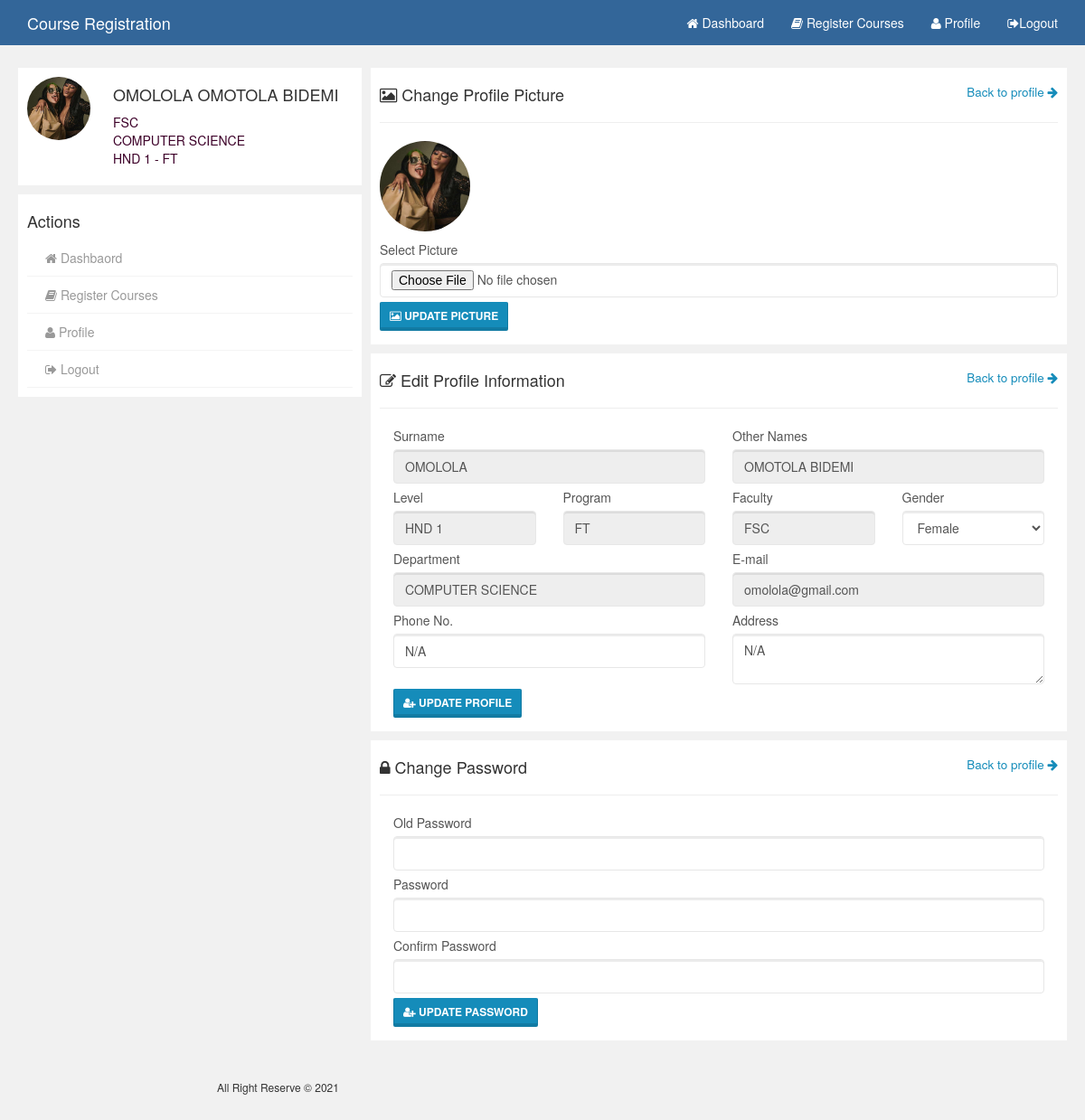
/edit_profile.php (signed in), run on the app's committed database.
### tables this page shows
CREATE TABLE IF NOT EXISTS `tblstudent` (
  `matricno` varchar(50) NOT NULL,
  `surname` varchar(100) NOT NULL,
  `othername` varchar(100) NOT NULL,
  `gender` varchar(10) NOT NULL,
  `level` varchar(50) NOT NULL,
  `faculty` varchar(50) NOT NULL,
  `department` varchar(50) NOT NULL,
  `program` varchar(50) NOT NULL,
  `email` varchar(50) NOT NULL,
  `password` varchar(255) NOT NULL,
  `phone` varchar(50) NOT NULL,
  `address` varchar(500) NOT NULL,
  `image` varchar(255) NOT NULL,
  `status` varchar(20) NOT NULL,
  PRIMARY KEY (`matricno`)
);

### edit_profile.php (the view, shortened to what this page needs)
<?php
    include_once('includes/config.php');
?>
<!DOCTYPE html>
<html>
<head>
    <link href="SpryAssets/SpryValidationTextField.css" rel="stylesheet" type="text/css">
    <link href="SpryAssets/SpryValidationPassword.css" rel="stylesheet" type="text/css">
    <link href="SpryAssets/SpryValidationConfirm.css" rel="stylesheet" type="text/css">
    <link href="SpryAssets/SpryValidationCheckbox.css" rel="stylesheet" type="text/css">
</head>
<body>
    <?php include_once('includes/nav.php') ?>
    <section class="container-wrap">
        <div class="container wrap">
            <div class="row">
                <div class="col-md-4 col">
                    <?php include_once('includes/leftside.php') ?>
                </div>
                <div class="col-md-8 col">
                    <div class="gist-status">
                        <h4><i class="fa fa-image"></i> Change Profile Picture<small><a href="profile.php"><span class="pull-right"><span class="pull-right">Back to profile <i class="fa fa-arrow-right"></i></span></a></small></h4>
                        <hr>
                        <form action="edit_profile.php" method="post" enctype="multipart/form-data">
                            <div class="form-body">
                                <div class="img-wrap">
                                    <?php if($_SESSION['picture'] != "default.png"): ?>
                                        <img class="img-circle status-image" src="images/profile_pic/<?php echo $_SESSION['picture']; ?>" width="100" height="100" style="margin-bottom: 5px;">
                                    <?php else: ?>
                                        <img class="img-circle status-image" src="images/pic/<?php echo $_SESSION['picture']; ?>" width="100" height="100" style="margin-bottom: 5px;">
                                    <?php endif; ?>
                                </div>
                            </div>
                            <div class="form-body">
                                <label>Select Picture</label>
                                <input type="file" name="student_pix" class="form-control">
                            </div>
                            <div class="form-body">
                                <button type="submit" class="btn btn-sm btn-primary" name="btn_update_picture"><i class="fa fa-image"></i> Update Picture</button>
                            </div>
                        </form>
                    </div>
                    <div class="gist-status">
                        <h4><i class="fa fa-edit"></i> Edit Profile Information<small><a href="profile.php"><span class="pull-right"><span class="pull-right">Back to profile <i class="fa fa-arrow-right"></i></span></a></small></h4>
                        <hr>
                        <form action="edit_profile.php" method="post">
                            <?php
                                $sql = "SELECT * FROM tblstudent WHERE matricno = '{$_SESSION['matricno']}' ";
                                $query_result = mysqli_query($conn, $sql);
                                $result = mysqli_num_rows($query_result);
                                if($result > 0){
                                    while($rows = mysqli_fetch_array($query_result)){
                            ?>
                            <div class="col-sm-6">
                                <div class="form-body">
                                    <span id="sprytextfield2">
                                      <label for="Firstname">Surname</label>
                                      <input type="text" name="surname" id="Firstname" class="form-control" value="<?php echo $rows['surname']; ?>" disabled="disabled">
                                    </span>
                                </div>
                            </div>
                            <div class="col-sm-6">
                                <div class="form-body">
                                  <span id="sprytextfield3">
                                    <label for="Othername">Other Names</label>
                                    <input type="text" name="othername" id="Othername" class="form-control" value="<?php echo $rows['othername']; ?>" disabled="disabled">
                                  <span class="textfieldRequiredMsg">Please enter your other names.</span></span>
                                </div>
                            </div>
                            <div class="col-sm-3">
                                <div class="form-body">
                                    <label for="level">Level</label>
                                    <input type="text" name="level" class="form-control" id="level" disabled="disabled" value="<?php echo $rows['level']; ?>">
                                </div>
                            </div>
                            <div class="col-sm-3">
                                <div class="form-body">
                                    <label for="">Program</label>
                                    <input type="text" name="program" class="form-control" id="program" disabled="disabled" value="<?php echo $rows['program']; ?>">
                                </div>
                            </div>
                            <div class="col-sm-3">
                                <div class="form-body">
                                    <label for="faculty">Faculty</label>
                                    <input type="text" name="faculty" class="form-control" id="faculty" disabled="disabled" value="<?php echo $rows['faculty']; ?>">
                                </div>
                            </div>
                            <div class="col-sm-3">
                                <div class="form-body">
                                    <label for="gender">Gender</label>
                                    <select name="gender" class="form-control" id="gender">
                                        <option value="<?php echo $rows['gender']; ?>"><?php echo $rows['gender']; ?></option>
                                    </select>
                                </div>
                            </div>
                            <div class="col-sm-6">
                                <div class="form-body">
                                    <label for="department">Department</label>
                                    <input type="text" name="department" class="form-control" id="department" disabled="disabled" value="<?php echo $rows['department']; ?>">
                                </div>
                            </div>
                            <div class="col-sm-6">
                                <div class="form-body">
                                  <span id="sprytextfield4">
                                  <label for="email">E-mail</label>
                                  <input type="email" name="email" id="email" class="form-control" value="<?php echo $rows['email']; ?>" readonly>
                                  <span class="textfieldRequiredMsg">Enter email address.</span><span class="textfieldInvalidFormatMsg">Invalid email format.</span></span>
                                </div>
                            </div>
                            <div class="col-sm-6">
                                <div class="form-body">
                                  <label for="phone">Phone No.</label>
                                  <input type="text" name="phone" id="phone" class="form-control" value="<?php echo $rows['phone']; ?>">
                                </div>
                            </div>
                            <div class="col-sm-6">
                                <div class="form-body">
                                  <label for="address">Address</label>
                                  <textarea name="address" class="form-control" value="<?php echo $rows['address']; ?>"><?php echo $rows['address']; ?></textarea>
                                </div>
                            </div>
                            <?php
                                }
                            }
                            ?>
                            <div class="form-body" style="margin-left: 15px;">
                                <button type="submit" class="btn btn-sm btn-primary" name="btn_update"><i class="fa fa-user-plus"></i> Update Profile</button>
                            </div>
                        </form>
                    </div>
                    <div class="gist-status">
                        <h4><i class="fa fa-lock"></i> Change Password<small><a href="profile.php"><span class="pull-right"><span class="pull-right">Back to profile <i class="fa fa-arrow-right"></i></span></a></small></h4>
                        <hr>
                        <form action="edit_profile.php" method="post">
                            <div class="col-sm-12">
                                <div class="form-body">
                                    <span id="oldpassword">
                                      <label for="oldpassword">Old Password</label>
                                      <input type="password" name="oldpassword" id="oldpassword" class="form-control">
                                    </span>
                                </div>
                            </div>
                            <div class="col-sm-12">
                                <div class="form-body">
                                    <span id="sprypassword1">
                                      <label for="newpassword">Password</label>
                                      <input type="password" name="password" id="newpassword" class="form-control">
                                    </span>
                                </div>
                            </div>
                            <div class="col-sm-12">
                                <div class="form-body">
                                    <span id="sprypassword2">
                                    <label for="password2">Confirm Password</label>
                                    <input type="password" name="password2" id="newpassword" class="form-control">
                                    <span class="confirmRequiredMsg">Please confirm your password.</span><span class="confirmInvalidMsg">The password does not match your previous password.</span></span>
                                </div>
                            </div>
                            <div class="form-body" style="margin-left: 15px;">
                                <button type="submit" class="btn btn-sm btn-primary" name="btn_update_password"><i class="fa fa-user-plus"></i> Update Password</button>
                            </div>
                        </form>
                    </div>
                </div>
            </div>
        </div>
    </section>
    <?php include_once('includes/footer.php') ?>
</body>
</html>

### assets/css/user.css (style rules this page uses)
body { background:rgb(241,241,241); }
.container-wrap { margin-top: 70px; }
.col { padding:5px; }
.gist-status { padding:10px; background:#fff; margin-bottom: 10px; }
.status-image { padding:0px; }
.form-body { margin-bottom:5px; }

### data on the page
tblstudent: surname "OMOLOLA", othername "OMOTOLA BIDEMI", level "HND 1", program "FT", faculty "FSC", gender "Female", department "COMPUTER SCIENCE", email "omolola@gmail.com", phone "N/A", address "N/A"

### other printed values
$_SESSION['surname'] "OMOLOLA"
$_SESSION['othername'] "OMOTOLA BIDEMI"
$_SESSION['faculty'] "FSC"
$_SESSION['department'] "COMPUTER SCIENCE"
$_SESSION['level'] "HND 1"
$_SESSION['program'] "FT"
